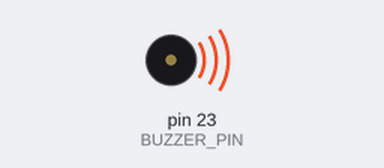
Bench run of a sketch on a simulated Arduino Mega 2560, built with avr-gcc and run on an emulated ATmega2560. Shown: buzzer (waves = sounding).

Above: at 0.1 s.
Timing chart, 0 to 1.6 s (numbered marks = the images above):
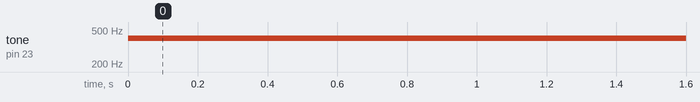

The sketch:

Buzzer.ino
```cpp
#define BUZZER_PIN 23

void setup() {
  Serial.begin(115200);
}

void loop() {
  tone(BUZZER_PIN, 400);

  delay(100);
}
```

Measured:
- by itself, tone on pin 23 (BUZZER_PIN): silent → 400 Hz at 0.00 s
